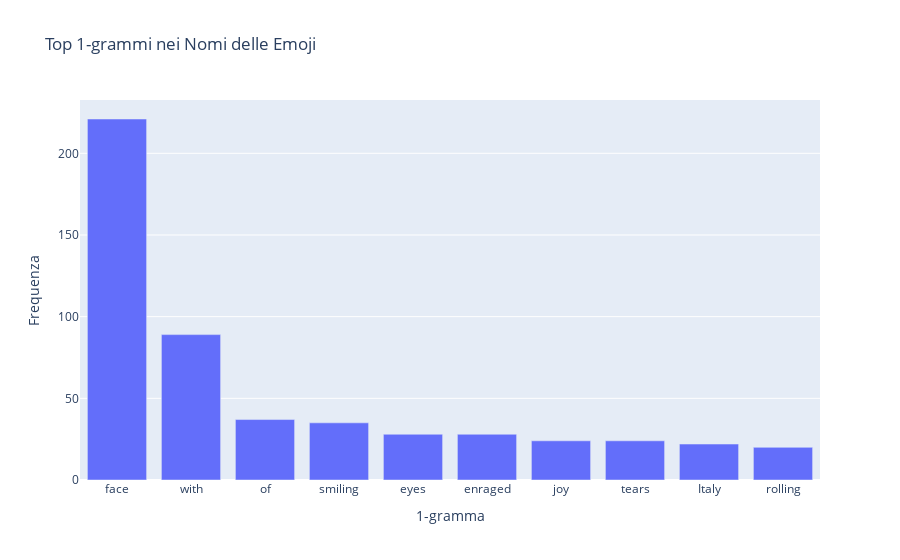

Notebook source saved alongside this figure:
### Markdown cell above
#TROVARE GLI N-GRAMMI POSSIBILI

### Code cell
from collections import Counter
import pandas as pd
import plotly.express as px
from nltk.util import ngrams  # Libreria per generare n-grammi

# Funzione per trovare gli n-grammi dato un elenco di nomi di emoji
def find_emoji_name_ngrams(emoji_name_list, n):
    """
    Genera n-grammi da una lista di nomi di emoji.

    Parametri:
        emoji_name_list: lista di nomi di emoji (es. ['smile', 'sad', 'laugh'])
        n: lunghezza dell'n-gramma

    Ritorna:
        Una lista di n-grammi.
    """
    return list(ngrams(emoji_name_list, n))

# Funzione per generare n-grammi per una gamma di valori n
def generate_ngrams_for_range(emoji_name_list, min_n=1, max_n=5):
    """
    Genera n-grammi per una gamma di valori di n.

    Parametri:
        emoji_name_list: lista di nomi delle emoji
        min_n: lunghezza minima degli n-grammi
        max_n: lunghezza massima degli n-grammi

    Ritorna:
        Un dizionario con n come chiave e un Counter di n-grammi come valore.
    """
    ngram_counters = {n: Counter() for n in range(min_n, max_n + 1)}

    for n in range(min_n, max_n + 1):
        ngrams_list = find_emoji_name_ngrams(emoji_name_list, n)
        ngram_counters[n].update(ngrams_list)

    return ngram_counters

# Trasforma la colonna `emojis_names` in liste di parole
df['emoji_name_list'] = df['emojis_names'].apply(lambda x: x.split())

# Parametri per gli n-grammi
min_n = 1  # Lunghezza minima
max_n = 5  # Lunghezza massima

# Generazione automatica degli n-grammi
all_ngrams = {n: Counter() for n in range(min_n, max_n + 1)}
for emoji_name_list in df['emoji_name_list']:
    ngram_counters = generate_ngrams_for_range(emoji_name_list, min_n, max_n)
    for n in range(min_n, max_n + 1):
        all_ngrams[n].update(ngram_counters[n])

# Mostra i migliori n-grammi per ogni valore di n
print("\nTop n-grammi per ogni valore di n:")
for n in range(min_n, max_n + 1):
    print(f"\nTop {n}-grammi:")
    for ngram, freq in all_ngrams[n].most_common(5):  # Top 5 n-grammi per ogni n
        print(f"{' '.join(ngram)}: {freq}")

# Trova il valore ottimale di n in base a una metrica (esempio: numero totale di n-grammi)
optimal_n = max(all_ngrams, key=lambda n: sum(all_ngrams[n].values()))
print(f"\nIl valore ottimale di n (basato sulla frequenza totale): {optimal_n}")

# Visualizza i n-grammi ottimali in un grafico
optimal_ngrams = all_ngrams[optimal_n]
optimal_ngrams_df = pd.DataFrame(optimal_ngrams.items(), columns=['N-gram', 'Frequency']).sort_values(by='Frequency', ascending=False)
optimal_ngrams_df['N-gram'] = optimal_ngrams_df['N-gram'].apply(lambda x: ' '.join(x))  # Converte il tuple in stringa leggibile

fig = px.bar(
    optimal_ngrams_df.head(10),
    x='N-gram',
    y='Frequency',
    title=f'Top {optimal_n}-grammi nei Nomi delle Emoji',
    labels={'N-gram': f'{optimal_n}-gramma', 'Frequency': 'Frequenza'}
)
fig.show()

### Figure 1 — Plotly figure (JSON) as saved in the notebook; plotly's stock layout.template omitted (floating-point values rounded to 4 significant figures)
{"data": [{"alignmentgroup": "True", "hovertemplate": "1-gramma=%{x}<br>Frequenza=%{y}<extra></extra>", "legendgroup": "", "marker": {"color": "#636efa", "pattern": {"shape": ""}}, "name": "", "offsetgroup": "", "orientation": "v", "showlegend": false, "textposition": "auto", "type": "bar", "x": ["face", "with", "of", "smiling", "eyes", "enraged", "joy", "tears", "Italy", "rolling"], "xaxis": "x", "y": [221, 89, 37, 35, 28, 28, 24, 24, 22, 20], "yaxis": "y"}], "layout": {"barmode": "relative", "legend": {"tracegroupgap": 0}, "title": {"text": "Top 1-grammi nei Nomi delle Emoji"}, "xaxis": {"anchor": "y", "domain": [0, 1], "title": {"text": "1-gramma"}}, "yaxis": {"anchor": "x", "domain": [0, 1], "title": {"text": "Frequenza"}}}}
